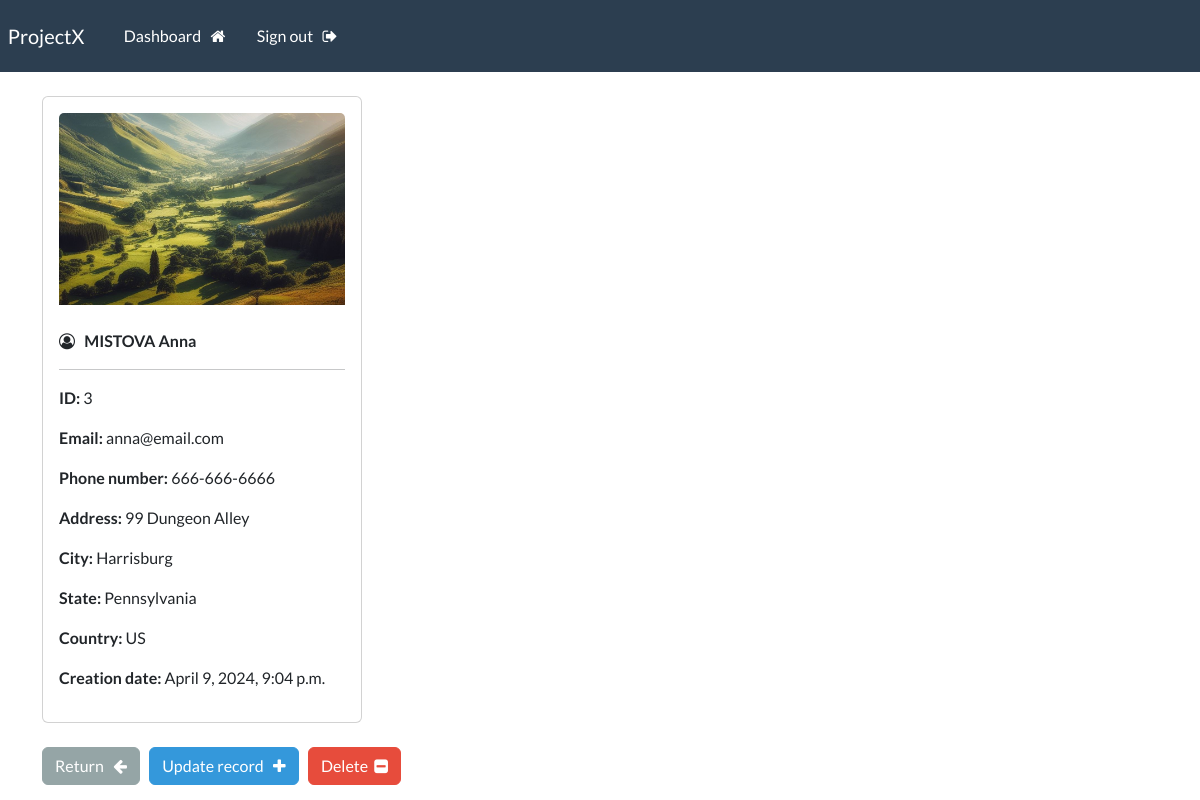
Page /view-record/3 (signed in) on the committed database.
### webapp/models.py (models this page shows, shortened)
class Record (models.Model):
    creation_date = models.DateTimeField(auto_now_add=True)
    first_name = models.CharField(max_length=50)
    last_name = models.CharField(max_length=50)
    email = models.CharField(max_length=50)
    phone = models.CharField(max_length=50)
    address = models.CharField(max_length=100)
    city = models.CharField(max_length=50)
    state = models.CharField(max_length=50)
    country = models.CharField(max_length=50)

### webapp/views.py (the view)
# urls.py: path('view-record/<int:id>', views.view_record, name='view-record'),       # R = read = view
@login_required(login_url='my-login')
def view_record (request, id):
    record = Record.objects.get(id=id)
    context = {'record': record}
    template_name = 'webapp/view-record.html'
    return render (request, template_name, context)

### webapp/templates/webapp/view-record.html (shortened to what this page needs)
{% extends 'webapp/base.html' %}
{% load static %}
{% block content %}
    <div class="card" style="width: 20rem;">
        <div class="card-body">
            <img src="{% static 'images/bg_image.jpg' %}" class="card-img-top" alt="...">
            <br><br>
            <i class="fa fa-user-circle-o" aria-hidden="true"></i> &nbsp;
            <strong>
                {{record.last_name|upper}}
                {{record.first_name}}
            </strong>
            <hr>
            <p> <strong> ID: </strong> {{record.id}} </p>
            <p> <strong> Email: </strong> {{record.email}} </p>
            <p> <strong> Phone number: </strong> {{record.phone}} </p>
            <p> <strong> Address: </strong> {{record.address}} </p>
            <p> <strong> City: </strong> {{record.city}} </p>
            <p> <strong> State: </strong> {{record.state}} </p>
            <p> <strong> Country: </strong> {{record.country}} </p>
            <p> <strong> Creation date: </strong> {{record.creation_date}} </p>
        </div>
    </div>
    <br>
    <a href="{% url 'dashboard' %}" class="btn btn-secondary"> Return &nbsp; <i class="fa fa-arrow-left" aria-hidden="true"></i> </a>
    <a href="{% url 'update-record' record.id %}" class="btn btn-info"> Update record &nbsp; <i class="fa fa-plus" aria-hidden="true"></i> </a>
    <a href="{% url 'delete-record' record.id %}" class="btn btn-danger"> Delete &nbsp;<i class="fa fa-minus-square" aria-hidden="true"></i> </a>
{% endblock %}

### rows in the picture
Record: last_name "MISTOVA", first_name "Anna", id "3", email "anna@email.com", phone "666-666-6666", address "99 Dungeon Alley", city "Harrisburg", state "Pennsylvania", country "US", creation_date "April 9, 2024, 9:04 p.m."
